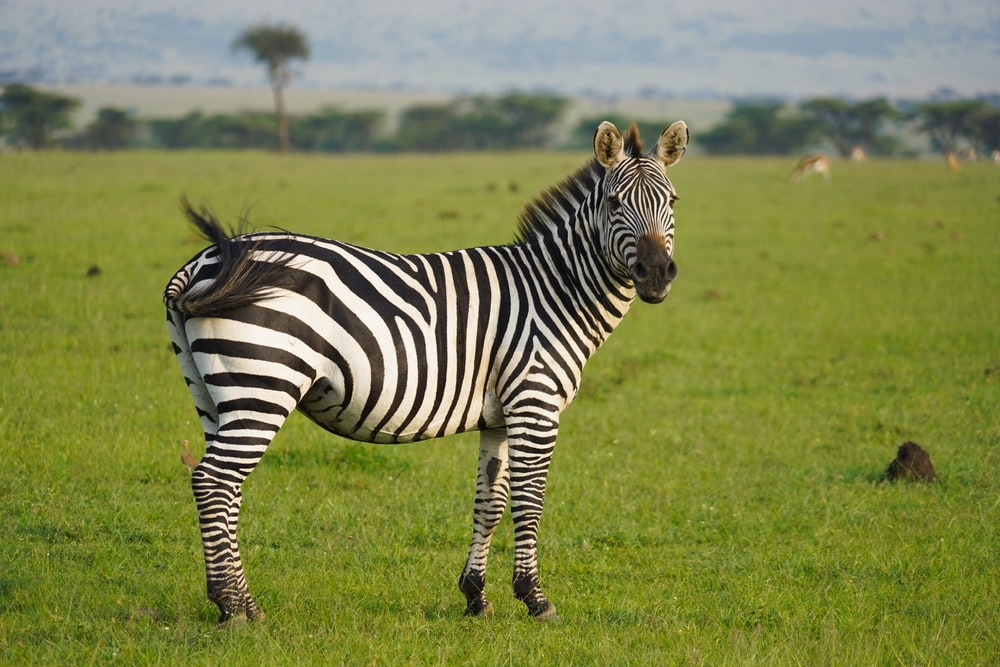
#> input picture photos/cat.jpg, 1000 x 667 px, found by its file name
$ python 03_1_croppingReadImage.py
#> lines starting #> are read from the running program, lines starting #| are printed output that depends on the picture
import cv2 as cv

img=cv.imread('openCV/photos/cat.jpg')
#> img is the input picture: shape (667, 1000, 3); mean B, G, R 76.5, 132.7, 126.3
height, width, channels = img.shape
#> height = 667; width = 1000; channels = 3

print("height:", height)
#| height: 667
print("width:", width)
#| width: 1000

newImg=img[int(height/2):height, 0:width]
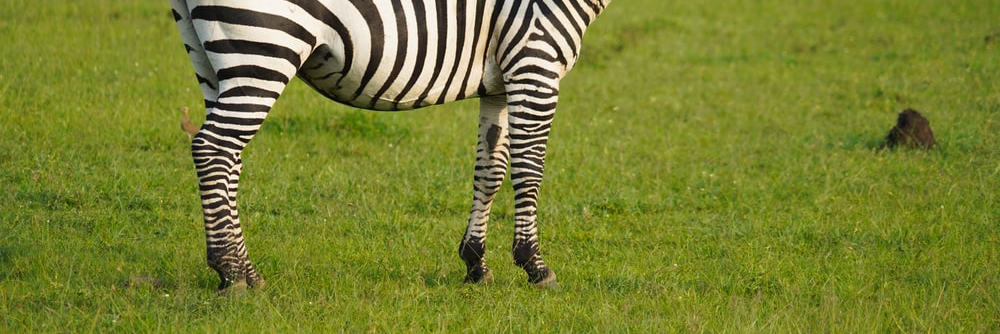
#> newImg: shape (334, 1000, 3); mean B, G, R 49.2, 128.5, 120.7

cv.imshow('cat', img)
cv.imshow('newCat', newImg)

cv.waitKey(0)

$ run again, with photos/dog.jpg copied over photos/cat.jpg
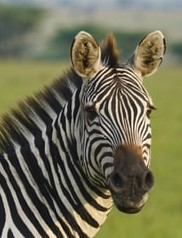
#> input picture photos/dog.jpg, 182 x 238 px, found by its file name
#> img is the input picture: shape (238, 182, 3); mean B, G, R 84.8, 111.1, 112.5
#| height: 238
#| width: 182
#> `newImg=img[int(height/2):height, 0:width]`:
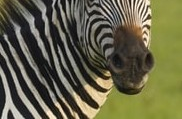
#> newImg: shape (119, 182, 3); mean B, G, R 71.9, 99, 101
